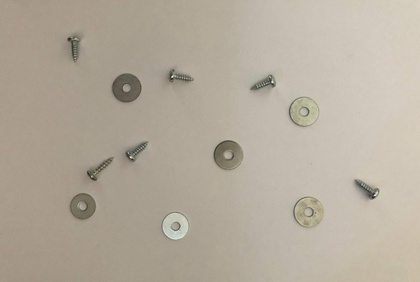
%> input picture IMG_08.jpg, 420 x 282 px, shrunk from 1400 x 939 before the run
$ octave Task5to6.m   (GNU Octave 9; MATLAB toolbox functions it lacks are replaced by stand-ins)
%> lines starting %> are read from the running program, lines starting %| are printed output that depends on the picture; in (x1, y1, x2, y2) boxes, pixels count from 0 and x2, y2 are one past the last pixel; in counts of white or black regions, pixels touching at a corner belong together; the program's own positions count from 1
% Task 5: Robust method --------------------------
clear; close all;

%Load input images
I = imread('IMG_08.jpg');
%> I is the input picture: size 282x420x3 uint8; mean R, G, B 180.1, 170.9, 156.4
GT = imread("IMG_08_GT.png");
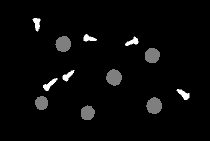
%> input picture IMG_08_GT.png, 210 x 141 px, shrunk from 700 x 470 before the run
%> GT is the input picture: size 141x210 uint8; min 0, max 2, mean 0.0643
%problems with 4,5,6,10

%Covert image to grayscale
I_gray = rgb2gray(I);
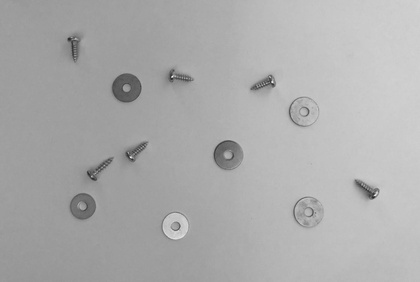
%> I_gray: size 282x420 uint8; min 35, max 252, mean 172

%Rescale image
[old_height, old_width] = size(I_gray); %get old height and width
%> old_height = 282; old_width = 420
scalar = 2; %scalar for which the image is being resized
new_height = ceil(old_height / 2); %calculate new height
%> new_height = 141
new_width = ceil(old_width / 2); %calculate new width
%> new_width = 210
new_I = zeros(new_height, new_width); %create array of zeros in which the new image will be stored

for i = 1:new_height %loop through each individual element of the new image array
    for j = 1:new_width

        y = i * scalar; %find corresponding coordinates in old image
        x = j * scalar;
        if y > old_height %checks to prevent non existing pixels being used in calculations
            y = old_height;
        end
        if x > old_width %checks to prevent non existing pixels being used in calculations
            x = old_width;
        end

        %find the nearest pixels the the corresponding coordinates
        y_floor = y - 1;
        if y == old_height %checks to prevent non existing pixels being used in calculations
            y_ceil = old_height;
        else
            y_ceil = y + 1;
        end
        x_floor = x - 1;
        if x == old_width
            x_ceil = old_width;
        else
            x_ceil = x + 1;
        end

        %interpolation calculation to find pixel value
        p = ((y_ceil - y)/(y_ceil-y_floor))*(((x_ceil - x)/(x_ceil-x_floor))*(I_gray(y_floor,x_floor)) ...
            + ((x - x_floor)/(x_ceil-x_floor))*(I_gray(y_floor,x_ceil))) + ...
        ((y - y_floor)/(y_ceil-y_floor))*(((x_ceil - x)/(x_ceil-x_floor))*(I_gray(y_ceil,x_floor)) + ...
        ((x - x_floor)/(x_ceil-x_floor))*(I_gray(y_ceil,x_ceil)));

        new_I(i,j) = p; %asign pixel value to new array of zeros
    end
end
%> after the loop, x_ceil = 420; y_ceil = 282

interpolated_I = mat2gray(new_I); %turn the aray into a recognised image format
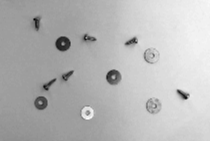
%> interpolated_I: size 141x210 double; min 0, max 1, mean 0.719

%Enhance image before binarisation
I2 = interpolated_I; %reasign image to I2 variable name for convenience
I2 = im2uint8(I2); %change to unit8 format so used image functions work
I2 = imcomplement(I2); %invert image so image functions work as intended

se = strel("disk",30); %structured element used in image functions
background = imopen(I2,se); %remove forground and save to new variable
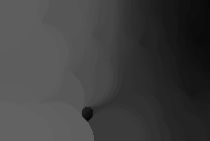
%> background: size 141x210 uint8; min 0, max 98, mean 63.2
I2 = I2 - background; %remove the background

I2 = imadjust(I2,[0 1],[0 1],0.6);
I2 = imsharpen(I2,"Radius",2,"Amount",11); %sharpen borders
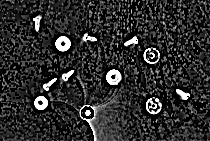
%> I2: size 141x210 uint8; min 0, max 255, mean 44.9

bw = imbinarize(I2,0.65); %binarize image
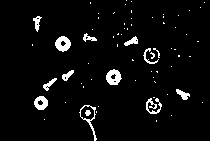
%> bw: size 141x210 logical; 4.5% white; 69 white regions (55 under 20 px), largest, box (x1, y1, x2, y2) and area: (106, 69, 122, 85) 171, (55, 36, 71, 52) 169, (34, 96, 48, 110) 135

se = strel("disk",6);
bw = imclose(bw,se); %close holes
%> bw: size 141x210 logical; 7.1% white; 43 white regions (32 under 20 px), largest, box (x1, y1, x2, y2) and area: (34, 70, 74, 110) 317, (113, 20, 138, 47) 312, (79, 105, 99, 141) 275
bw = imfill(bw,"holes"); %fill holes
se = strel("disk",2);
bw = imerode(bw,se); %erode noise and seperate joined objects
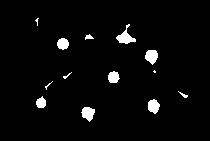
%> bw: size 141x210 logical; 3.3% white; 13 white regions (4 under 20 px), largest, box (x1, y1, x2, y2) and area: (116, 24, 136, 44) 165, (145, 50, 158, 65) 140, (81, 107, 95, 122) 140
%> (the run ends here)
